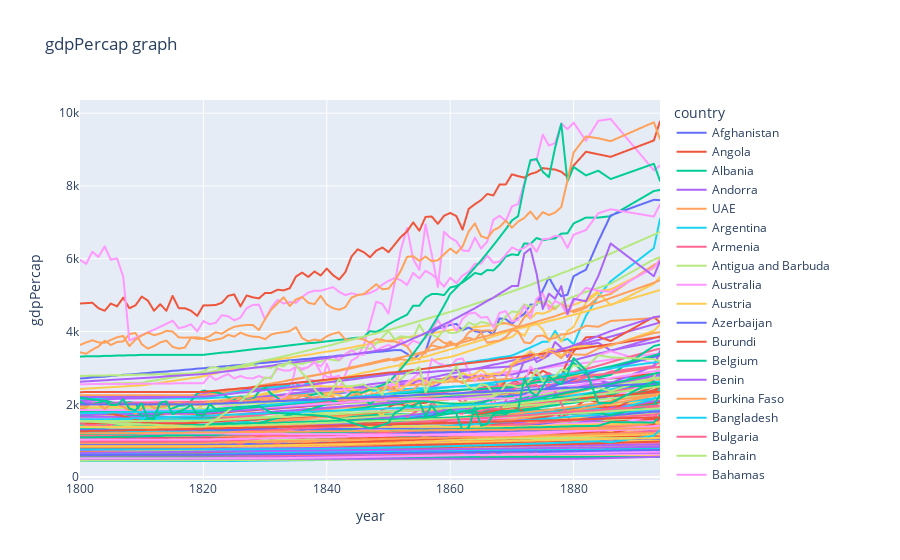

Source (notebook cell):
### Code cell
# build a line chart
fig_line_color = px.line(df_long, 
                      x = 'year',
                      y = 'gdpPercap',
                      color = 'country',
                      title = 'gdpPercap graph')
# display the chart
fig_line_color.show()
